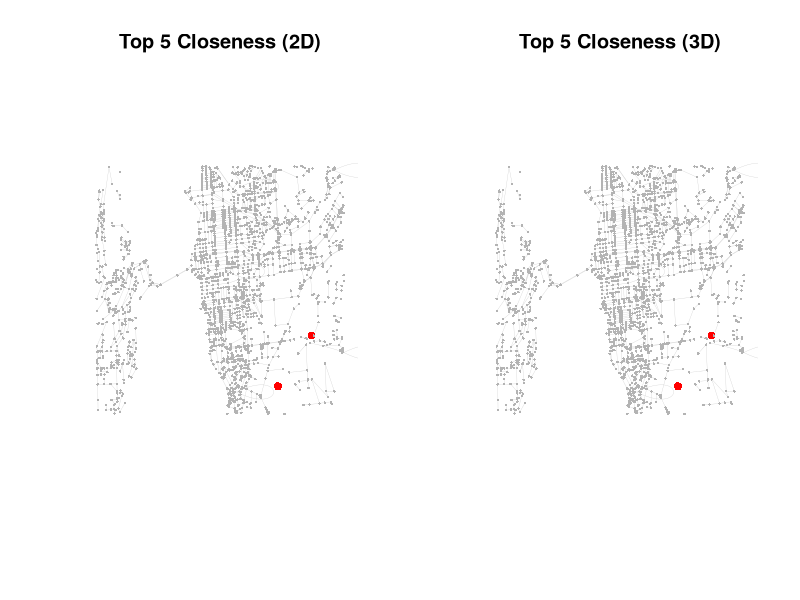
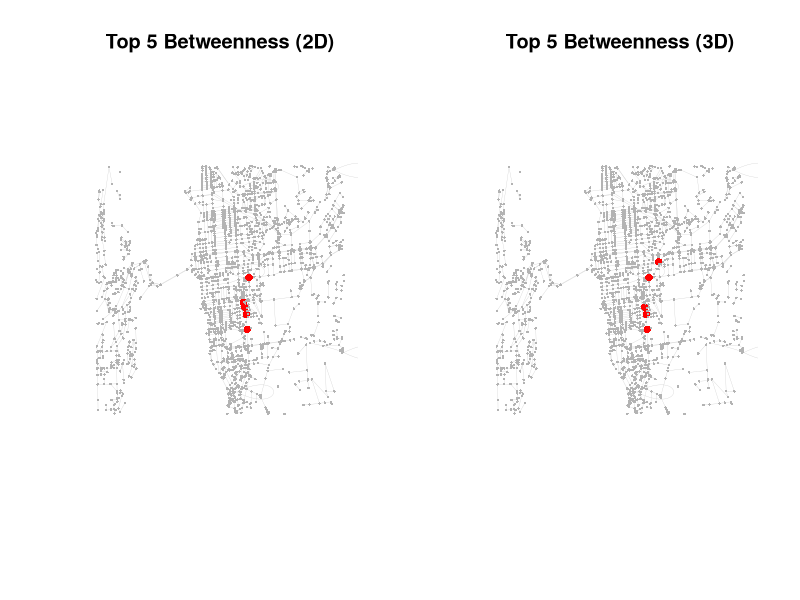
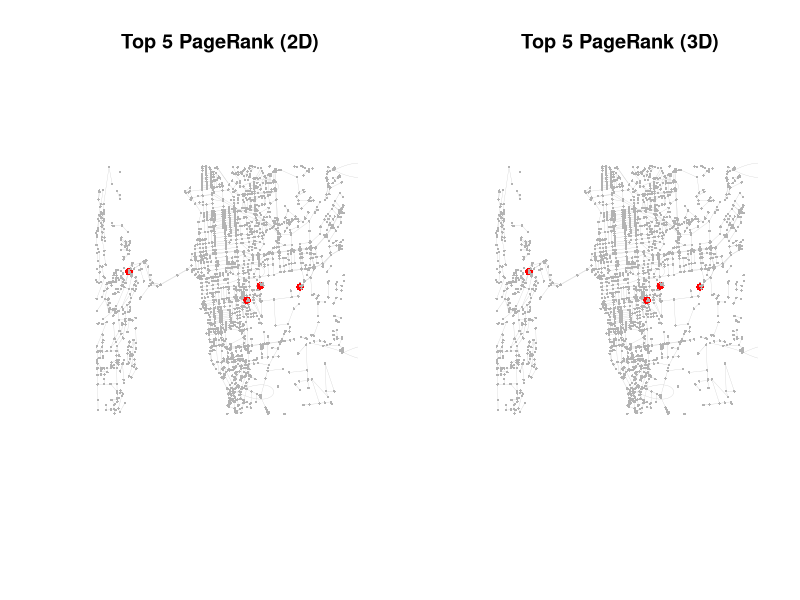
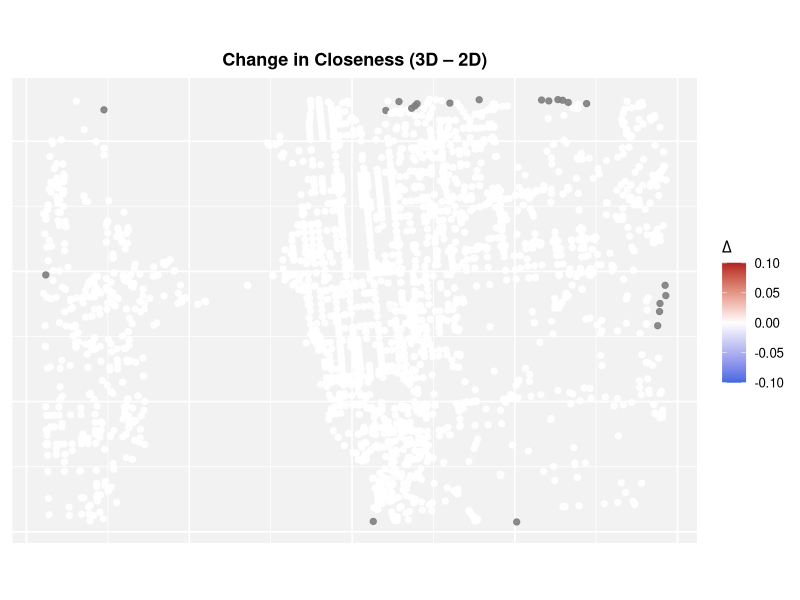
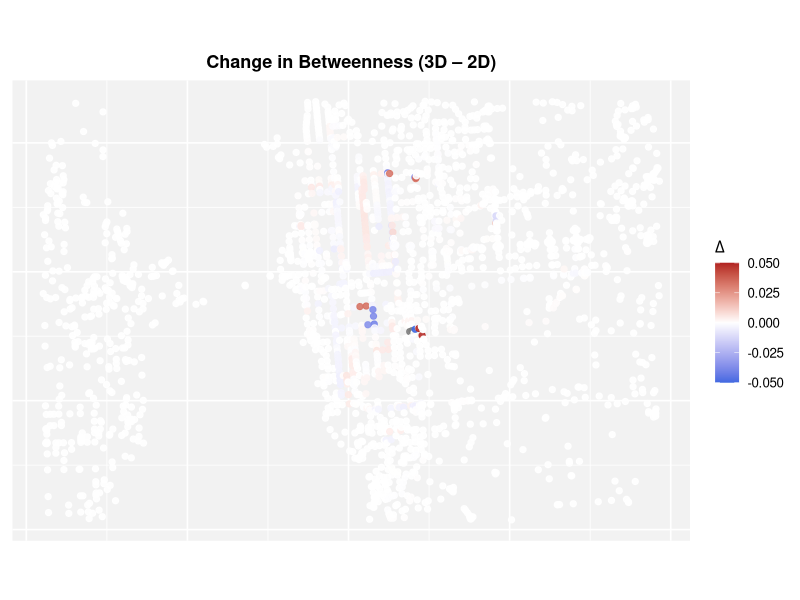
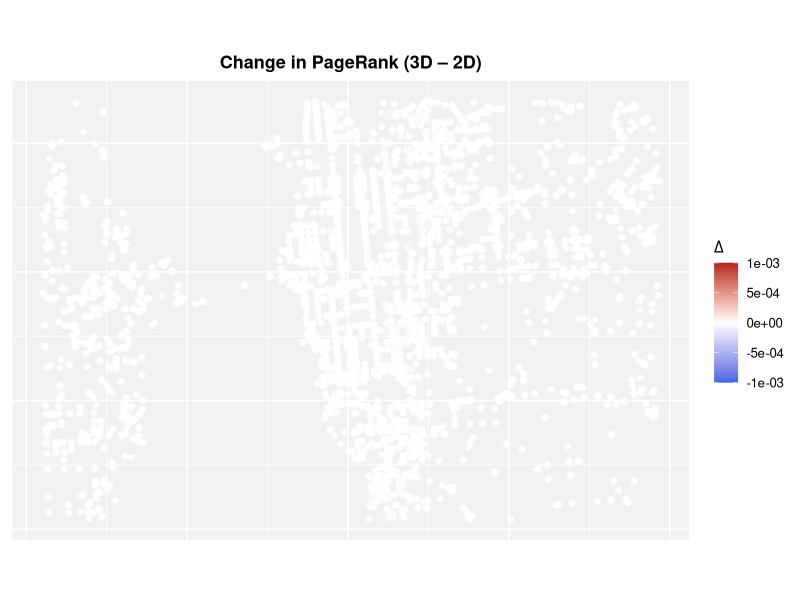
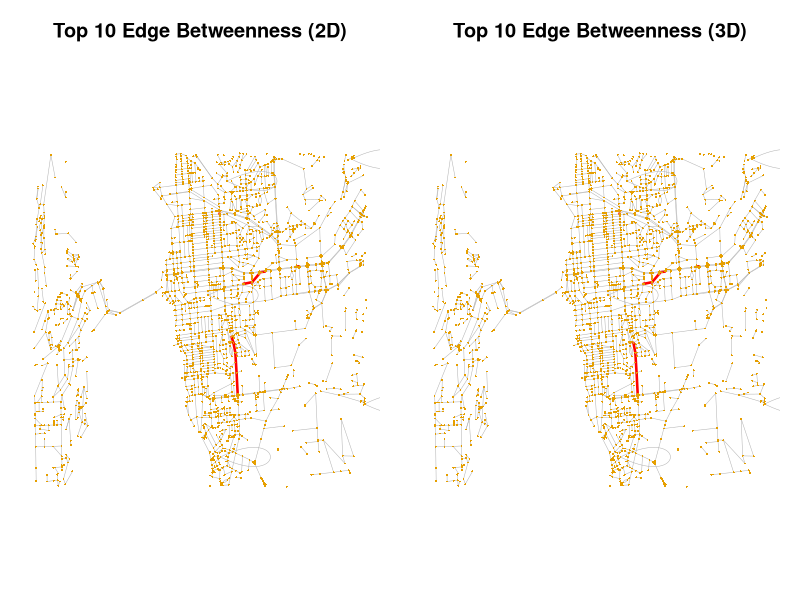
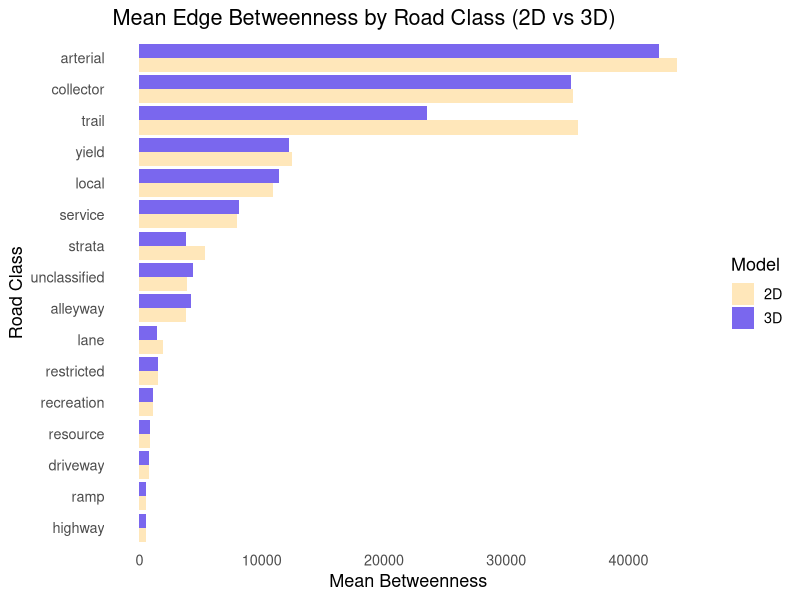

Write the R code that produced these figures, in order.
## ---- chunk 1
library(igraph)
library(sf)
library(stringr)
library(purrr)
library(dplyr)
library(readr)
library(tidyr)
library(ggplot2)
library(RColorBrewer)

nodes <- read_csv("data_kelowna/final_nodes.csv")

# Convert geometry column "c(x, y)" into numeric matrix
coords <- nodes$geometry %>%
  str_remove_all("c\\(|\\)") %>%        # remove "c(" and ")"
  str_split(",") %>%                    # split into x and y
  map(as.numeric) %>%                   # convert to numeric
  do.call(rbind, .)                     # bind rows

nodes$x <- coords[,1]
nodes$y <- coords[,2]

edges <- read_csv("data_kelowna/final_edges.csv")
edges_clean <- edges %>% select(from, to, road_name, road_class, length_calc_m, length_3d_m, slope)
## ---- chunk 2
g_2d <- graph_from_data_frame(d = edges_clean,
                              vertices = nodes %>% select(node_id = node_id, x, y),
                              directed = FALSE)

g_3d <- graph_from_data_frame(d = edges_clean,
                              vertices = nodes %>% select(node_id = node_id, x, y),
                              directed = FALSE)

# Assign weights
E(g_2d)$weight <- edges_clean$length_calc_m   # planar
E(g_3d)$weight <- edges_clean$length_3d_m   # elevation-aware
## ---- chunk 3
# Calculates closeness, betwenees, and page rank centrality
centrality_2d <- tibble(
  node_id = V(g_2d)$name,
  closeness_2d = closeness(g_2d, weights = E(g_2d)$weight, normalized = TRUE),
  betweenness_2d = betweenness(g_2d, weights = E(g_2d)$weight, normalized = TRUE),
  pagerank_2d = page_rank(g_2d, weights = 1/E(g_2d)$weight)$vector
)

centrality_3d <- tibble(
  node_id = V(g_3d)$name,
  closeness_3d = closeness(g_3d, weights = E(g_3d)$weight, normalized = TRUE),
  betweenness_3d = betweenness(g_3d, weights = E(g_3d)$weight, normalized = TRUE),
  pagerank_3d = page_rank(g_3d, weights = 1/E(g_3d)$weight)$vector
)

centrality_compare <- centrality_2d %>%
  inner_join(centrality_3d, by = "node_id") %>%
  mutate(node_id = as.numeric(node_id))

# Add coordinates for visualization
centrality_compare <- centrality_compare %>%
  left_join(nodes %>% select(node_id, x, y), by = "node_id")

centrality_compare <- centrality_compare %>%
  mutate(
    closeness_diff = closeness_3d - closeness_2d,
    betweenness_diff = betweenness_3d - betweenness_2d,
    pagerank_diff = pagerank_3d - pagerank_2d
  )
## ---- chunk 4
plot_top_nodes <- function(graph, top_nodes, title) {
  coords <- data.frame(
    x = V(graph)$x,
    y = V(graph)$y,
    id = V(graph)$name
  )
  top_coords <- coords %>% filter(id %in% top_nodes)
  
  plot(
    graph,
    layout = as.matrix(coords[, c("x", "y")]),
    vertex.size = ifelse(V(graph)$name %in% top_nodes, 6, 2),
    vertex.color = ifelse(V(graph)$name %in% top_nodes, "red", "grey70"),
    vertex.frame.color = NA,
    vertex.label = NA,
    edge.color = "grey80",
    edge.width = 0.3,
    main = title
  )
}

top5_closeness_2d <- centrality_2d %>% arrange(desc(closeness_2d)) %>% head(5) %>% pull(node_id)
top5_closeness_3d <- centrality_3d %>% arrange(desc(closeness_3d)) %>% head(5) %>% pull(node_id)

top5_betweenness_2d <- centrality_2d %>% arrange(desc(betweenness_2d)) %>% head(5) %>% pull(node_id)
top5_betweenness_3d <- centrality_3d %>% arrange(desc(betweenness_3d)) %>% head(5) %>% pull(node_id)

top5_pagerank_2d <- centrality_2d %>% arrange(desc(pagerank_2d)) %>% head(5) %>% pull(node_id)
top5_pagerank_3d <- centrality_3d %>% arrange(desc(pagerank_3d)) %>% head(5) %>% pull(node_id)

par(mfrow = c(1, 2))
plot_top_nodes(g_2d, top5_closeness_2d, "Top 5 Closeness (2D)")
plot_top_nodes(g_3d, top5_closeness_3d, "Top 5 Closeness (3D)")
plot_top_nodes(g_2d, top5_betweenness_2d, "Top 5 Betweenness (2D)")
plot_top_nodes(g_3d, top5_betweenness_3d, "Top 5 Betweenness (3D)")
plot_top_nodes(g_2d, top5_pagerank_2d, "Top 5 PageRank (2D)")
plot_top_nodes(g_3d, top5_pagerank_3d, "Top 5 PageRank (3D)")

## ---- chunk 5
plot_diff_map <- function(data, diff_col, title, limit_range = c(-0.05, 0.05)) {
  ggplot(data, aes(x, y, color = !!sym(diff_col))) +
    geom_point(size = 1.8, alpha = 0.9) +
    scale_color_gradient2(
      low = "royalblue", mid = "white", high = "firebrick",
      midpoint = 0, limits = limit_range,
      name = expression(Delta)
    ) +
    coord_equal() +
    theme_minimal(base_size = 12) +
    theme(
      panel.background = element_rect(fill = "grey95", color = NA),
      panel.grid = element_line(color = "white"),
      plot.title = element_text(face = "bold", size = 13, hjust = 0.5),
      axis.title = element_blank(),
      axis.text = element_blank(),
      axis.ticks = element_blank(),
      legend.position = "right"
    ) +
    labs(title = title)
}

plot_diff_map(centrality_compare, "closeness_diff", "Change in Closeness (3D – 2D)", limit_range = c(-0.1, 0.1))
plot_diff_map(centrality_compare, "betweenness_diff", "Change in Betweenness (3D – 2D)", limit_range = c(-0.05, 0.05))
plot_diff_map(centrality_compare, "pagerank_diff", "Change in PageRank (3D – 2D)", limit_range = c(-0.001, 0.001))
## ---- chunk 6
edge_bet_2d <- edge_betweenness(g_2d, weights = E(g_2d)$weight, directed = FALSE)
edge_bet_3d <- edge_betweenness(g_3d, weights = E(g_3d)$weight, directed = FALSE)

edges_with_bet <- edges %>%
  mutate(
    edge_bet_2d = edge_bet_2d,
    edge_bet_3d = edge_bet_3d
  )

top5_edges_2d <- edges_with_bet %>%
  arrange(desc(edge_bet_2d)) %>%
  select(edge_id, road_name, road_class, length_calc_m, edge_bet_2d) %>%
  head(10)

top5_edges_3d <- edges_with_bet %>%
  arrange(desc(edge_bet_3d)) %>%
  select(edge_id, road_name, road_class, length_3d_m, edge_bet_3d) %>%
  head(10)

cat("Top Edges by Edge Betweenness (2D):\n")
print(top5_edges_2d)
cat("\nTop Edges by Edge Betweenness (3D):\n")
print(top5_edges_3d)
## ---- chunk 7
plot_top_edges <- function(graph, edges_tbl, top_edges, title) {
  edge_colors <- ifelse(E(graph)$name %in% top_edges, "red", "grey70")
  edge_widths <- ifelse(E(graph)$name %in% top_edges, 2.5, 0.5)
  
  coords <- data.frame(
    x = V(graph)$x,
    y = V(graph)$y,
    id = V(graph)$name
  )
  
  plot(
    graph,
    layout = as.matrix(coords[, c("x", "y")]),
    vertex.size = 0,
    vertex.label = NA,
    vertex.frame.color = NA,
    edge.color = edge_colors,
    edge.width = edge_widths,
    main = title
  )
}

# Create unique edge IDs for plotting reference
E(g_2d)$name <- as.character(edges_with_bet$edge_id)
E(g_3d)$name <- as.character(edges_with_bet$edge_id)

# Extract top 10 edge IDs for each
top5_edge_ids_2d <- as.character(top5_edges_2d$edge_id)
top5_edge_ids_3d <- as.character(top5_edges_3d$edge_id)


par(mfrow = c(1, 2), mar = c(1, 1, 3, 1))
plot_top_edges(g_2d, edges_with_bet, top5_edge_ids_2d, "Top 10 Edge Betweenness (2D)")
plot_top_edges(g_3d, edges_with_bet, top5_edge_ids_3d, "Top 10 Edge Betweenness (3D)")
## ---- chunk 8
bet_summary <- edges_with_bet %>%
  group_by(road_class) %>%
  summarise(
    mean_bet_2d = mean(edge_bet_2d, na.rm = TRUE),
    mean_bet_3d = mean(edge_bet_3d, na.rm = TRUE),
    sum_bet_2d  = sum(edge_bet_2d, na.rm = TRUE),
    sum_bet_3d  = sum(edge_bet_3d, na.rm = TRUE),
    n_edges = n()
  ) %>%
  mutate(
    mean_diff = mean_bet_3d - mean_bet_2d,
    sum_diff  = sum_bet_3d - sum_bet_2d
  )

print(bet_summary)

bet_summary_long <- bet_summary %>%
  select(road_class, mean_bet_2d, mean_bet_3d) %>%
  pivot_longer(cols = starts_with("mean_bet"),
               names_to = "model", values_to = "total_bet") %>%
  mutate(model = ifelse(model == "mean_bet_2d", "2D", "3D"))

ggplot(bet_summary_long, aes(x = reorder(road_class, total_bet), y = total_bet, fill = model)) +
  geom_col(position = "dodge") +
  coord_flip() +
  scale_fill_manual(values = c("2D" = "wheat1", "3D" = "slateblue2")) +
  labs(
    title = "Mean Edge Betweenness by Road Class (2D vs 3D)",
    x = "Road Class", y = "Mean Betweenness",
    fill = "Model"
  ) +
  theme_minimal(base_size = 13) +
  theme(panel.grid = element_blank())
## ---- chunk 9
# Inverse length weights
E(g_2d)$inv_len <- 1 / E(g_2d)$length_calc_m
E(g_3d)$inv_len <- 1 / E(g_3d)$length_3d_m

comm_2d <- cluster_louvain(g_2d, weights = E(g_2d)$inv_len)
comm_3d <- cluster_louvain(g_3d, weights = E(g_3d)$inv_len)

V(g_2d)$community <- membership(comm_2d)
V(g_3d)$community <- membership(comm_3d)

num_comm_2d <- length(unique(V(g_2d)$community))
num_comm_3d <- length(unique(V(g_3d)$community))

cat("2D Louvain Modularity:", modularity(comm_2d), "\n")
cat("3D Louvain Modularity:", modularity(comm_3d), "\n")
cat("2D Communities:", num_comm_2d, "\n")
cat("3D Communities:", num_comm_3d, "\n")

coords_df <- data.frame(
  x = coords[, 1],
  y = coords[, 2],
  comm_2d = V(g_2d)$community,
  comm_3d = V(g_3d)$community
) %>%
  mutate(same_comm = comm_2d == comm_3d)

cat("Percentage of nodes in same community (2D vs 3D):",
    round(mean(coords_df$same_comm) * 100, 2), "%\n")
## ---- chunk 10
set.seed(123)

#palette_warm <- colorRampPalette(c("#FFDAB9", "#FF7F50", "#8B0000"))
#palette_cool <- colorRampPalette(c("#B3E5FC", "#0288D1", "#311B92"))

#colors_2d <- palette_warm(num_comm_2d)
#colors_3d <- palette_warm(num_comm_3d)

colors_2d <- grDevices::rainbow(num_comm_2d, s = 0.8, v = 0.9)
colors_3d <- grDevices::rainbow(num_comm_3d, s = 0.8, v = 0.9)

V(g_2d)$color <- colors_2d[V(g_2d)$community]
V(g_3d)$color <- colors_3d[V(g_3d)$community]

layout_coords <- as.matrix(data.frame(V(g_2d)$x, V(g_2d)$y))

par(mfrow = c(1, 2), mar = c(0, 0, 3, 0))

plot(
  g_2d,
  layout = layout_coords,
  vertex.size = 3,
  vertex.label = NA,
  edge.color = "grey80",
  edge.width = 0.5,
  main = "Louvain Communities (2D Graph)"
)

plot(
  g_3d,
  layout = layout_coords,
  vertex.size = 3,
  vertex.label = NA,
  edge.color = "grey80",
  edge.width = 0.5,
  main = "Louvain Communities (3D Graph)"
)
## ---- chunk 11
# ---------- Utilities ----------
# Global efficiency (handles disconnected graphs)
global_efficiency <- function(g, weights = NULL) {
  D <- distances(g, weights = weights)
  D[is.infinite(D)] <- NA
  invD <- 1 / D
  diag(invD) <- NA
  mean(invD, na.rm = TRUE)
}

largest_cc_frac <- function(g) {
  cs <- components(g)
  max(cs$csize) / vcount(g)
}

avg_path_length_LCC <- function(g, weights = NULL) {
  cs <- components(g)
  vids <- which(cs$membership == which.max(cs$csize))
  if (length(vids) <= 1) return(NA_real_)
  sub <- induced_subgraph(g, vids = vids)
  mean_distance(sub, directed = FALSE, weights = weights)
}

# Remove top-k nodes by a score (static or adaptive)
remove_topk_nodes <- function(g, scores, k, weights = NULL, adaptive = FALSE) {
  g_cur <- g
  rem_seq <- character(0)
  for (i in seq_len(k)) {
    if (adaptive && i > 1) {
      # recompute score on current graph
      if (scores$metric == "betweenness") {
        sc <- betweenness(g_cur, weights = weights, normalized = TRUE)
      } else if (scores$metric == "closeness") {
        sc <- closeness(g_cur, weights = weights, normalized = TRUE)
      } else if (scores$metric == "pagerank") {
        sc <- page_rank(g_cur, weights = if (is.null(weights)) NULL else 1/weights)$vector
      } else if (scores$metric == "degree") {
        sc <- degree(g_cur)
      } else stop("Unknown metric")
      s_tbl <- tibble(node = V(g_cur)$name, score = sc)
      target <- s_tbl %>% arrange(desc(score)) %>% slice(1) %>% pull(node)
    } else {
      # static: use initial sorting order
      target <- setdiff(scores$node, rem_seq)[1]
    }
    g_cur <- delete_vertices(g_cur, target)
    rem_seq <- c(rem_seq, target)
  }
  list(graph = g_cur, removed = rem_seq)
}

# Remove top-k edges by a score (static or adaptive)
remove_topk_edges <- function(g, scores, k, weights = NULL, adaptive = FALSE) {
  g_cur <- g
  rem_seq <- integer(0)
  for (i in seq_len(k)) {
    if (adaptive && i > 1) {
      sc <- edge_betweenness(g_cur, weights = weights, directed = FALSE)
      e_tbl <- tibble(eid = seq_along(E(g_cur)), score = sc)
      target_eid <- e_tbl %>% arrange(desc(score)) %>% slice(1) %>% pull(eid)
    } else {
      target_eid <- setdiff(scores$eid, rem_seq)[1]
    }
    g_cur <- delete_edges(g_cur, E(g_cur)[target_eid])
    rem_seq <- c(rem_seq, target_eid)
  }
  list(graph = g_cur, removed = rem_seq)
}

# Bundle results for quick reporting
summarize_graph <- function(g, weights = NULL, label = "") {
  tibble(
    label = label,
    n = vcount(g),
    m = ecount(g),
    lcc_frac = largest_cc_frac(g),
    eff = global_efficiency(g, weights = weights),
    avg_path_LCC = avg_path_length_LCC(g, weights = weights)
  )
}
## ---- chunk 12
# --- Node centralities (static, baseline) ---
node_scores_2d <- tibble(
  node = V(g_2d)$name,
  betweenness = betweenness(g_2d, weights = E(g_2d)$weight, normalized = TRUE),
  closeness   = closeness(g_2d,  weights = E(g_2d)$weight, normalized = TRUE),
  pagerank    = page_rank(g_2d,   weights = 1/E(g_2d)$weight)$vector,
  degree      = degree(g_2d)
)

node_scores_3d <- tibble(
  node = V(g_3d)$name,
  betweenness = betweenness(g_3d, weights = E(g_3d)$weight, normalized = TRUE),
  closeness   = closeness(g_3d,  weights = E(g_3d)$weight, normalized = TRUE),
  pagerank    = page_rank(g_3d,   weights = 1/E(g_3d)$weight)$vector,
  degree      = degree(g_3d)
)

# --- Edge betweenness (baseline) ---
eb_2d <- edge_betweenness(g_2d, weights = E(g_2d)$weight, directed = FALSE)
eb_3d <- edge_betweenness(g_3d, weights = E(g_3d)$weight, directed = FALSE)
E(g_2d)$eb <- eb_2d
E(g_3d)$eb <- eb_3d

k_vals <- c(5, 10)
metric <- "betweenness"   # change to "closeness" / "pagerank" / "degree"

# Prepare sorted lists (static strategy)
top_nodes_2d <- node_scores_2d %>% arrange(desc(.data[[metric]])) %>% transmute(node)
top_nodes_3d <- node_scores_3d %>% arrange(desc(.data[[metric]])) %>% transmute(node)

# Wrap with metric label so helper knows what to recompute if adaptive=TRUE
scores2d <- list(node = top_nodes_2d$node, metric = metric)
scores3d <- list(node = top_nodes_3d$node, metric = metric)

res_nodes <- map_df(k_vals, function(k) {
  # 2D
  removed_2d <- remove_topk_nodes(g_2d, scores2d, k, adaptive = FALSE)$graph
  s2d <- summarize_graph(removed_2d, label = paste0("2D - remove top ", k, " nodes (", metric, ")"))
  # 3D
  removed_3d <- remove_topk_nodes(g_3d, scores3d, k, adaptive = FALSE)$graph
  s3d <- summarize_graph(removed_3d, label = paste0("3D - remove top ", k, " nodes (", metric, ")"))
  bind_rows(s2d, s3d)
})

# Add baseline for comparison
base_2d <- summarize_graph(g_2d, label = "2D - baseline")
base_3d <- summarize_graph(g_3d, label = "3D - baseline")

node_removal_summary <- bind_rows(base_2d, base_3d, res_nodes)
node_removal_summary
## ---- chunk 13
order_eb_2d <- order(E(g_2d)$eb, decreasing = TRUE)
order_eb_3d <- order(E(g_3d)$eb, decreasing = TRUE)

scores_e2d <- list(eid = order_eb_2d)  # store edge indices
scores_e3d <- list(eid = order_eb_3d)

res_edges <- map_df(k_vals, function(k) {
  # 2D
  removed_2d <- remove_topk_edges(g_2d, scores_e2d, k, adaptive = FALSE)$graph
  s2d <- summarize_graph(removed_2d, label = paste0("2D - remove top ", k, " edges (edge betw)"))
  # 3D
  removed_3d <- remove_topk_edges(g_3d, scores_e3d, k, adaptive = FALSE)$graph
  s3d <- summarize_graph(removed_3d, label = paste0("3D - remove top ", k, " edges (edge betw)"))
  bind_rows(s2d, s3d)
})

edge_removal_summary <- bind_rows(base_2d, base_3d, res_edges)
edge_removal_summary
## ---- chunk 14
k_vals <- c(0, 5, 10, 15, 20)

# --- Helper to remove top-k nodes by centrality ---
remove_topk_nodes <- function(g, scores, k) {
  remove_ids <- order(scores, decreasing = TRUE)[1:k]
  g_removed <- delete_vertices(g, remove_ids)
  return(g_removed)
}

# --- Helper to summarize avg path length (LCC only) ---
avg_path_LCC <- function(g) {
  comp <- components(g)
  g_lcc <- induced_subgraph(g, which(comp$membership == which.max(comp$csize)))
  mean_distance(g_lcc, directed = FALSE, weights = E(g_lcc)$weight)
}

# --- Node-based resilience (betweenness centrality) ---
scores2d_node <- betweenness(g_2d, weights = E(g_2d)$weight)
scores3d_node <- betweenness(g_3d, weights = E(g_3d)$weight)

res_nodes <- map_df(k_vals, function(k) {
  g2d_k <- remove_topk_nodes(g_2d, scores2d_node, k)
  g3d_k <- remove_topk_nodes(g_3d, scores3d_node, k)
  tibble(
    k = k,
    type = c("2D", "3D"),
    avg_path = c(avg_path_LCC(g2d_k), avg_path_LCC(g3d_k))
  )
})

# --- Helper to remove top-k edges ---
remove_topk_edges <- function(g, scores, k) {
  remove_ids <- order(scores, decreasing = TRUE)[1:k]
  g_removed <- delete_edges(g, remove_ids)
  return(g_removed)
}

# --- Edge-based resilience ---
scores2d_edge <- edge_betweenness(g_2d, weights = E(g_2d)$weight)
scores3d_edge <- edge_betweenness(g_3d, weights = E(g_3d)$weight)

res_edges <- map_df(k_vals, function(k) {
  g2d_k <- remove_topk_edges(g_2d, scores2d_edge, k)
  g3d_k <- remove_topk_edges(g_3d, scores3d_edge, k)
  tibble(
    k = k,
    type = c("2D", "3D"),
    avg_path = c(avg_path_LCC(g2d_k), avg_path_LCC(g3d_k))
  )
})

ggplot(res_nodes, aes(x = k, y = avg_path, color = type)) +
  geom_line(size = 1.3) +
  geom_point(size = 3) +
  scale_color_manual(values = c("royalblue", "firebrick")) +
  labs(
    title = "Resilience of Network (Node Removal)",
    subtitle = "Change in Average Path Length (LCC) after removing top-k central nodes",
    x = "Number of nodes removed (k)",
    y = "Average Path Length (LCC)",
    color = "Graph Type"
  ) +
  theme_minimal(base_size = 14)

ggplot(res_edges, aes(x = k, y = avg_path, color = type)) +
  geom_line(size = 1.3) +
  geom_point(size = 3) +
  scale_color_manual(values = c("royalblue", "firebrick")) +
  labs(
    title = "Resilience of Network (Edge Removal)",
    subtitle = "Change in Average Path Length (LCC) after removing top-k betweenness edges",
    x = "Number of edges removed (k)",
    y = "Average Path Length (LCC)",
    color = "Graph Type"
  ) +
  theme_minimal(base_size = 14)
